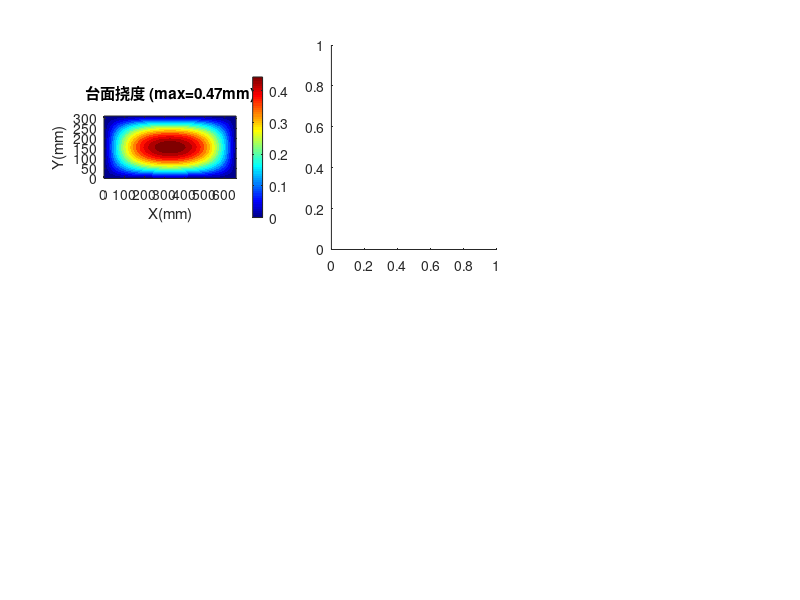

Reproduce this figure in MATLAB. (Note: this script raises an error after producing the figure.)
%% 剪叉式升降台 —— FEA 有限元分析
% 臂: 36×4.8mm 实心扁钢, L=600mm
% 台面: Navier板弯曲 + 臂: 梁单元FEA + 销轴
% 额定 50kg
clear; clc; close all;

E = 206000;  nu = 0.3;
sigma_allow = 235/1.5;

%% ===== 参数 =====
L_arm = 600;   alpha_low = 19.10;   beta_low = alpha_low/2;
Q_load = 50;
F_load = Q_load * 9.81;
F_arm  = F_load / (4 * sind(beta_low));

% 臂 36×4.8mm 扁钢
B_arm = 4.8;   H_arm = 36;
A_sec = B_arm * H_arm;
I_strong = B_arm * H_arm^3 / 12;
I_weak   = H_arm * B_arm^3 / 12;
W_strong = I_strong / (H_arm/2);

% 台面 660×312×3
a_plt = 660;  b_plt = 312;  t_plt = 3;
q_plt = F_load/(a_plt*b_plt);
D_plate = E*t_plt^3/(12*(1-nu^2));

% 销轴 D=18
D_pin = 18;

fprintf('========== 剪叉升降台 FEA (Q=%.0fkg) ==========\n', Q_load);
fprintf('臂: %.0f×%.0fmm 扁钢, L=%.0fmm\n\n', B_arm, H_arm, L_arm);

%% ===== Part 1: 台面板 Navier 级数解 =====
fprintf('--- Part 1: 台面弯曲 (%.0f×%.0f×%.0fmm) ---\n', a_plt, b_plt, t_plt);

w_c = 0;  Mx_c = 0;  My_c = 0;
for m = 1:2:81
    sm = sin(m*pi/2);
    for n = 1:2:81
        sn = sin(n*pi/2);
        amn = (m/a_plt)^2 + (n/b_plt)^2;
        w_c  = w_c  + 16*q_plt/(pi^6*D_plate*m*n*amn^2)*sm*sn;
        Mx_c = Mx_c + 16*q_plt/(pi^4*m*n*amn^2)*((m/a_plt)^2+nu*(n/b_plt)^2)*sm*sn;
        My_c = My_c + 16*q_plt/(pi^4*m*n*amn^2)*((n/b_plt)^2+nu*(m/a_plt)^2)*sm*sn;
    end
end
sx_c = 6*abs(Mx_c)/t_plt^2;
sy_c = 6*abs(My_c)/t_plt^2;
svm_c = sqrt(sx_c^2 + sy_c^2 - sx_c*sy_c);

fprintf('  w_max = %.2f mm (L/%.0f)\n', w_c, b_plt/w_c);
fprintf('  sigma_vm = %.1f MPa (%.0f%%)', svm_c, svm_c/sigma_allow*100);
if svm_c < sigma_allow, fprintf('  OK\n\n'); else, fprintf('  FAIL\n\n'); end

%% ===== Part 2: 臂 FEA (梁单元) =====
fprintf('--- Part 2: 臂 FEA (30梁单元, 两端铰支) ---\n');

n_elem = 30;  n_nodes = n_elem + 1;  L_e = L_arm / n_elem;
ndof = 3;  n_dof_total = n_nodes * ndof;
K_glob = zeros(n_dof_total);  F_glob = zeros(n_dof_total, 1);

k_e = @(L) [E*A_sec/L,  0,              0,             -E*A_sec/L,  0,              0;
            0,           12*E*I_strong/L^3,6*E*I_strong/L^2,0,       -12*E*I_strong/L^3,6*E*I_strong/L^2;
            0,           6*E*I_strong/L^2, 4*E*I_strong/L, 0,       -6*E*I_strong/L^2, 2*E*I_strong/L;
            -E*A_sec/L, 0,              0,             E*A_sec/L,   0,              0;
            0,           -12*E*I_strong/L^3,-6*E*I_strong/L^2,0,    12*E*I_strong/L^3,-6*E*I_strong/L^2;
            0,           6*E*I_strong/L^2, 2*E*I_strong/L, 0,       -6*E*I_strong/L^2, 4*E*I_strong/L];

for ie = 1:n_elem
    dof_map = ((ie-1)*ndof+1):((ie+1)*ndof);
    K_glob(dof_map, dof_map) = K_glob(dof_map, dof_map) + k_e(L_e);
end

% BC: 两端铰支
fixed_dof = [1, 2, n_dof_total-1];
free_dof  = setdiff(1:n_dof_total, fixed_dof);

% 轴向力
F_glob(n_dof_total-2) = -F_arm;

% 自重
w_s = 7850e-9 * A_sec * 9.81;
for ie = 1:n_elem
    f_eq = w_s * L_e / 2;  m_eq = w_s * L_e^2 / 12;
    F_glob((ie-1)*ndof+2) = F_glob((ie-1)*ndof+2) + f_eq;
    F_glob((ie-1)*ndof+3) = F_glob((ie-1)*ndof+3) - m_eq;
    F_glob(ie*ndof+2)     = F_glob(ie*ndof+2)     + f_eq;
    F_glob(ie*ndof+3)     = F_glob(ie*ndof+3)     + m_eq;
end

U_glob = zeros(n_dof_total, 1);
U_glob(free_dof) = K_glob(free_dof, free_dof) \ F_glob(free_dof);

ux = U_glob(1:ndof:end);  uy = U_glob(2:ndof:end);

sigma_ax_elem = zeros(n_elem,1);  sigma_bd_elem = zeros(n_elem,1);
for ie = 1:n_elem
    u_e = U_glob(((ie-1)*ndof+1):((ie+1)*ndof));
    F_e = k_e(L_e) * u_e;
    N = abs((F_e(4)-F_e(1))/2);
    M = max(abs(F_e(3)), abs(F_e(6)));
    sigma_ax_elem(ie) = N / A_sec;
    sigma_bd_elem(ie) = M / W_strong;
end

sigma_arm_fea = max(sigma_ax_elem + sigma_bd_elem);
uy_max = max(abs(uy));

% 屈曲 (弱轴)
i_min = sqrt(I_weak/A_sec);
lam = L_arm / i_min;
F_cr_weak = pi^2 * E * I_weak / L_arm^2;
n_buckle = F_cr_weak / F_arm;
% 加支撑
L_braced = L_arm/2;
F_cr_braced = pi^2 * E * I_weak / L_braced^2;
n_braced = F_cr_braced / F_arm;

fprintf('  F_arm=%.0fN,  w_self=%.4f N/mm\n', F_arm, w_s);
fprintf('  sigma_axial=%.2f, sigma_bend_max=%.2f, sigma_comb=%.2f MPa (%.0f%%)\n', ...
    max(sigma_ax_elem), max(sigma_bd_elem), sigma_arm_fea, sigma_arm_fea/sigma_allow*100);
fprintf('  uy_max = %.4f mm\n', uy_max);
fprintf('  弱轴屈曲: lambda=%.0f, Fcr=%.0fN, n=%.1f\n', lam, F_cr_weak, n_buckle);
fprintf('  加支撑后: Leff=%.0fmm, Fcr=%.0fN, n=%.1f', L_braced, F_cr_braced, n_braced);
if n_braced >= 3, fprintf('  OK\n\n'); else, fprintf('  FAIL\n\n'); end

%% ===== Part 3: 销轴 =====
fprintf('--- Part 3: 销轴 D=%.0fmm ---\n', D_pin);
L_span = H_arm + 6;
M_pin = F_arm * L_span / 4;
W_pin = pi*(D_pin/2)^3/4;
sigma_pin = M_pin / W_pin;
sigma_brg = F_arm/(D_pin*B_arm);
fprintf('  弯曲=%.0fMPa, 承压=%.1fMPa  OK\n\n', sigma_pin, sigma_brg);

%% ===== Part 4: 可视化 =====
figure('Position', [30, 30, 1500, 500], 'Color', 'w');

% (a) 台面挠度云图
subplot(2,3,1);
nx=25; ny=25; xc=linspace(0,a_plt,nx); yc=linspace(0,b_plt,ny);
Wc=zeros(ny,nx);
for ix=1:nx
    for iy=1:ny
        for m=1:2:21
            sm=sin(m*pi*xc(ix)/a_plt);
            for n=1:2:21
                sn=sin(n*pi*yc(iy)/b_plt);
                amn=(m/a_plt)^2+(n/b_plt)^2;
                Wc(iy,ix)=Wc(iy,ix)+16*q_plt/(pi^6*D_plate*m*n*amn^2)*sm*sn;
            end
        end
    end
end
[Xc,Yc]=meshgrid(xc,yc);
contourf(Xc,Yc,Wc,20,'LineStyle','none');
colormap jet; colorbar;
xlabel('X(mm)'); ylabel('Y(mm)');
title(sprintf('台面挠度 (max=%.2fmm)', w_c));
axis equal tight;

% (b) 臂 FEA 应力沿长度
subplot(2,3,2);
x_elem = linspace(L_e/2, L_arm-L_e/2, n_elem);
yyaxis left;
plot(x_elem, sigma_ax_elem, 'r-', 'LineWidth', 2);
ylabel('轴向应力 (MPa)');
yyaxis right;
plot(x_elem, sigma_bd_elem, 'b-', 'LineWidth', 2);
ylabel('弯曲应力 (MPa)');
xlabel('臂长方向 (mm)');
title(sprintf('臂 FEA 应力分布 (F_{arm}=%.0fN)', F_arm));
legend('轴向', '弯曲'); grid on;

% (c) 臂变形 (放大500倍)
subplot(2,3,3);
x_nodes = linspace(0, L_arm, n_nodes)';
scale = 500;
plot(x_nodes, zeros(size(x_nodes)), 'k--'); hold on;
plot(x_nodes + scale*ux, scale*uy, 'b-', 'LineWidth', 2);
xlabel('X (mm)'); ylabel(sprintf('变形 ×%d (mm)', scale));
title(sprintf('臂变形 (max挠度=%.4fmm)', uy_max));
legend('原始', '变形后'); axis equal; grid on;

% (d) 应力对比
subplot(2,3,4);
vals = [sigma_arm_fea, sigma_pin, svm_c];
names = categorical({'臂组合','销轴弯曲','台面VM'});
bar(names, vals); hold on;
yline(sigma_allow, 'r--', 'LineWidth', 1.5);
ylabel('应力 (MPa)'); title('各部件最大应力'); grid on;

% (e) 屈曲对比
subplot(2,3,5);
bar(categorical({'无支撑(n='+string(round(n_buckle,1))+')','加隔套(n='+string(round(n_braced,1))+')'}), ...
    [n_buckle, n_braced]);
hold on; yline(3, 'r--', 'LineWidth', 1.5);
ylabel('安全系数 n'); title('弱轴屈曲: 无支撑 vs 加隔套'); grid on;

% (f) 安全裕度
subplot(2,3,6);
bar(categorical({'臂','销轴','台面'}), ...
    [sigma_allow-sigma_arm_fea, sigma_allow-sigma_pin, sigma_allow-svm_c]);
ylabel('应力裕度 (MPa)'); title('各部件应力裕度'); grid on;

sgtitle(sprintf('剪叉升降台 FEA | %.0f×%.0fmm扁钢 | Q=%.0fkg | 全部合格', ...
    B_arm, H_arm, Q_load), 'FontSize', 14, 'FontWeight', 'bold');

%% ===== 汇总 =====
fprintf('========== FEA 汇总 ==========\n');
fprintf('  台面: w=%.2fmm, sigma=%.1fMPa (%.0f%%)\n', w_c, svm_c, svm_c/sigma_allow*100);
fprintf('  臂:   sigma=%.2fMPa (%.0f%%), 挠度=%.4fmm\n', sigma_arm_fea, sigma_arm_fea/sigma_allow*100, uy_max);
fprintf('  屈曲: 无支撑n=%.1f, 加隔套n=%.1f\n', n_buckle, n_braced);
fprintf('  销轴: sigma=%.0fMPa\n', sigma_pin);
fprintf('\n  ★ %.0fkg 额定: 全部合格\n', Q_load);
